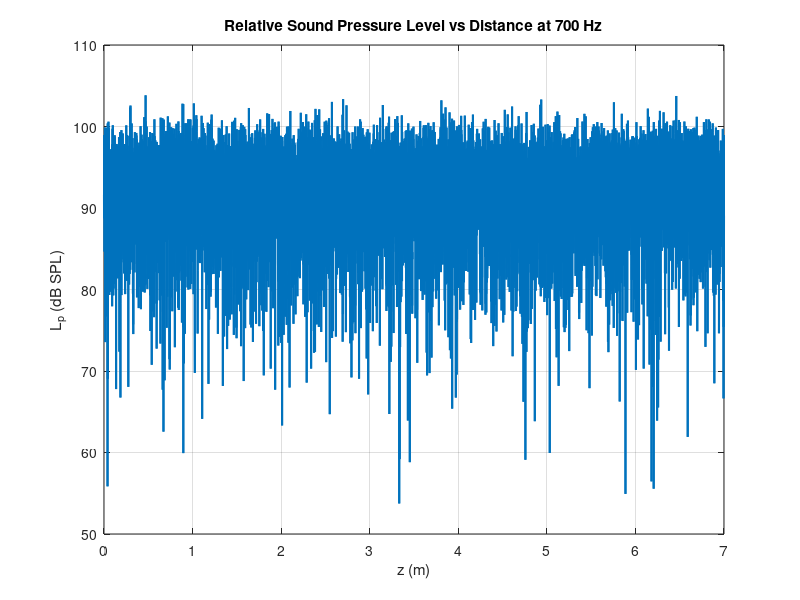
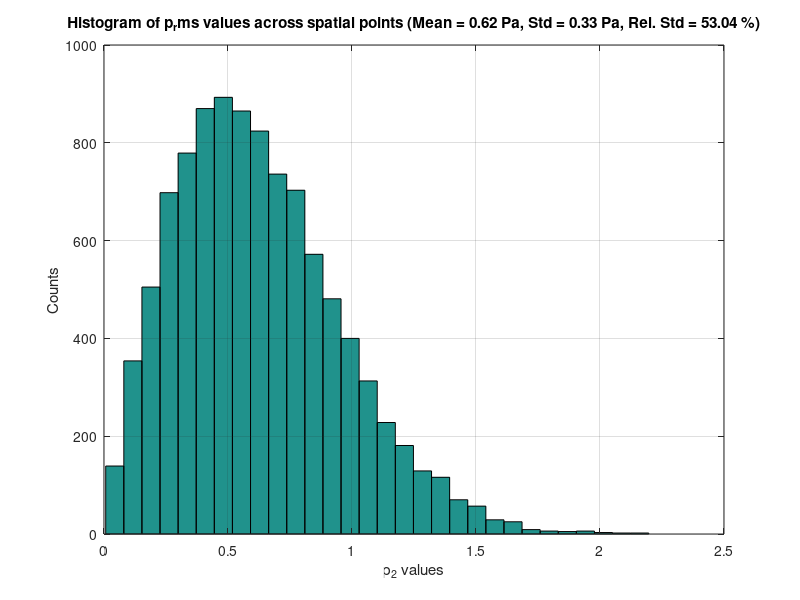
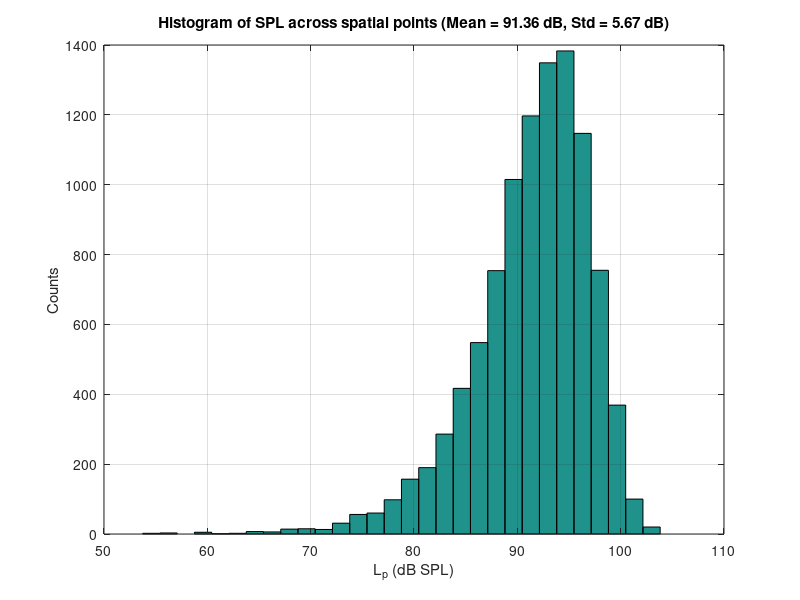
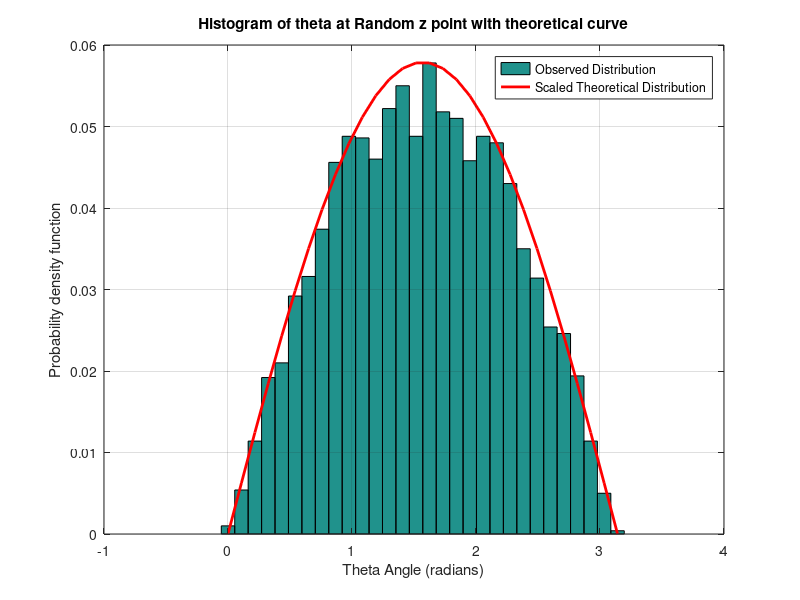

These figures' MATLAB source, in order:
%% function

Nwaves = 5000; % amount of plane waves for each point
Npoints = 10000; % space points
Lz = 7;        % z length room (m)
c = 343;       % (m/s)
f = 700;       % (Hz)
omega = 2 * pi * f ;
k = omega / c;

z_values = linspace(0, Lz, Npoints); % space points
p2_values = zeros(size(z_values));

phi_random = [];
theta_random = [];

rand_idx = randi([1, Npoints]);

for idx = 1:length(z_values)
    r = z_values(idx);
    phi_i = rand(1, Nwaves) * 2 * pi; 
    theta_i = acos(2 * rand(1, Nwaves) - 1); 
    
    if idx == rand_idx
        phi_random = phi_i;
        theta_random = theta_i;
    end
    
    sum_exp = sum(exp(-1j * (k * r * cos(theta_i) + phi_i))); 
    p2_values(idx) = (1/Nwaves) * abs(sum_exp)^2;
end

fprintf('Size of p2_values array: %d x %d\n', size(p2_values,1), size(p2_values,2));

p_ref = 2 * 10^(-5);
pref_sq = p_ref^2;

figure;
plot(z_values, 10*log10(p2_values / pref_sq), 'LineWidth', 1.5);
grid on;
title('Relative Sound Pressure Level vs Distance at 700 Hz');
xlabel('z (m)');
ylabel('L_p (dB SPL)');

%% stats

p_rms = sqrt(p2_values/2);

mean_p = mean(p_rms);
std_p = std(p_rms);
rel_std_p = std_p / mean_p * 100; 

Lp_values = 20 * log10(sqrt(p2_values)  / p_ref);
mean_Lp = mean(Lp_values);
std_Lp = std(Lp_values);

N_bins = 30;
figure;
hist(p_rms, N_bins);
grid on;
title(['Histogram of p_rms values across spatial points ' ...
    '(Mean = ' num2str(mean_p, '%.2f') ' Pa, Std = ' num2str(std_p, '%.2f') ...
    ' Pa, Rel. Std = ' num2str(rel_std_p, '%.2f') ' %)']);
xlabel('p_2 values');
ylabel('Counts');

figure;
hist(Lp_values, N_bins);
grid on;
title(['Histogram of SPL across spatial points ' ...
    '(Mean = ' num2str(mean_Lp, '%.2f') ' dB, ' ...
    'Std = ' num2str(std_Lp, '%.2f') ' dB)']);
xlabel('L_p (dB SPL)');
ylabel('Counts');


% stats on phi and theta
theta_bins = linspace(0, pi, N_bins);
theta_hist = hist(theta_random, theta_bins);
theta_pdf_theoretical = sin(theta_bins) / 2;

theta_hist_normalized = theta_hist / sum(theta_hist); 
max_theta_hist = max(theta_hist_normalized); 
theta_pdf_theoretical_scaled = (theta_pdf_theoretical / max(theta_pdf_theoretical)) * max_theta_hist;

% Phi distribution
phi_bins = linspace(0, 2*pi, N_bins);
phi_hist = hist(phi_random, phi_bins);
phi_pdf_theoretical = ones(size(phi_bins)) / (2*pi); 

% Normalization
phi_hist_normalized = phi_hist / sum(phi_hist); 
max_phi_hist = max(phi_hist_normalized); 
phi_pdf_theoretical_scaled = (phi_pdf_theoretical / max(phi_pdf_theoretical)) * max_phi_hist;

% Plot theta histogram with theoretical curve
figure;
bar(theta_bins, theta_hist_normalized, 'hist'); 
hold on;
plot(theta_bins, theta_pdf_theoretical_scaled, 'r', 'LineWidth', 2);
grid on;
title('Histogram of theta at Random z point with theoretical curve');
xlabel('Theta Angle (radians)');
ylabel('Probability density function');
legend('Observed Distribution', 'Scaled Theoretical Distribution');

% Plot phi histogram with theoretical curve
figure;
bar(phi_bins, phi_hist_normalized, 'hist'); 
hold on;
plot(phi_bins, phi_pdf_theoretical_scaled, 'r', 'LineWidth', 2);
grid on;
title('Histogram of Phi at random z Point with theoretical curve');
xlabel('Phase Angle (radians)');
ylabel('Probability density function');
legend('Observed Distribution', 'Scaled Theoretical Distribution');

%% OLD VERSION OF STATS PART

% p_ref = 2 * 10^(-5);
% 
% % Relative sound pressure level (SPL)
% figure;
% plot(z_values, 10*log10(p2_values / (p_ref)^2), 'LineWidth', 1.5);
% grid on;
% title('Relative Sound Pressure Level vs Distance at 700 Hz');
% xlabel('z (m)');
% ylabel('L_p (dB SPL)');
% 
% % stats
% mean_p2 = mean(p2_values);
% std_p2 = std(p2_values);
% rel_std_p2 = std_p2 / mean_p2 * 100; % relative std (%)
% 
% mean_p2_dB = mean(10*log10(p2_values / (p_ref)^2));
% std_p2_dB = std(10*log10(p2_values / (p_ref)^2));
% rel_std_p2_dB = std_p2_dB / mean_p2_dB * 100; % relative std (%)
% 
% % Histograms (p2 and dB) for one sound field
% N_bins = 30;
% figure;
% hist(p2_values, N_bins);
% grid on;
% title(['Histogram of p_2 values across spatial points ' ...
%     '(Mean = ' num2str(mean_p2, '%.2f') ' Pa, Std = ' num2str(std_p2, '%.2f') ...
%     ' Pa, Rel. Std = ' num2str(rel_std_p2, '%.2f') ' %)']);
% xlabel('p_2 values');
% ylabel('Counts');
% 
% figure;
% hist(10*log10(p2_values / (p_ref)^2), N_bins);
% grid on;
% title(['Histogram of SPL across spatial points ' ...
%     '(Mean = ' num2str(10*log10(mean_p2_dB / (p_ref)^2), '%.2f') ' dB, ' ...
%     'Std = ' num2str(10*log10(std_p2_dB / (p_ref)^2), '%.2f') ' dB, ' ...
%     'Rel. Std = ' num2str(rel_std_p2_dB, '%.2f') '%)']);
% xlabel('L_p (dB SPL)');
% ylabel('Counts');
